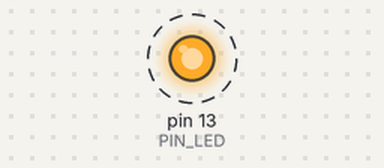
Recording of a sketch running on a simulated Arduino Uno, built with avr-gcc and run on an emulated ATmega328P. Parts: output pins drawn as LEDs (lit = HIGH). Dashed ring = blinking. What the sketch prints to the serial monitor is not drawn.

Above: at 0.5 s.
Timing chart, 0 to 4.6 s (numbered marks = the images above):
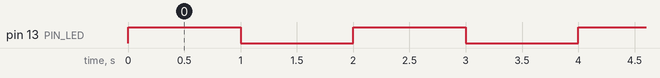

Measured:
- by itself, pin 13 (PIN_LED): alternates HIGH for 1.0 s and LOW for 1.0 s

The sketch:

04_example_3.ino.ino
```cpp
#define PIN_LED 13
unsigned int count, toggle;

void setup() {
  pinMode(PIN_LED, OUTPUT); // Missing semicolon added here
  Serial.begin(115200); // Initialize serial port
  while (!Serial) {
    ; // Wait for serial port to connect
  }
  Serial.println("Hello World!");
  count = 0;
  toggle = LOW; // Initialize toggle to LOW (LED off)
  digitalWrite(PIN_LED, toggle); // Turn off LED
}

void loop() {
  Serial.println(++count);
  toggle = toggle_state(toggle); // Toggle LED value
  digitalWrite(PIN_LED, toggle); // Update LED status
  delay(1000); // Wait for 1,000 milliseconds
}

int toggle_state(int toggle) {
  return (toggle == LOW) ? HIGH : LOW; // Toggle state
}
```
